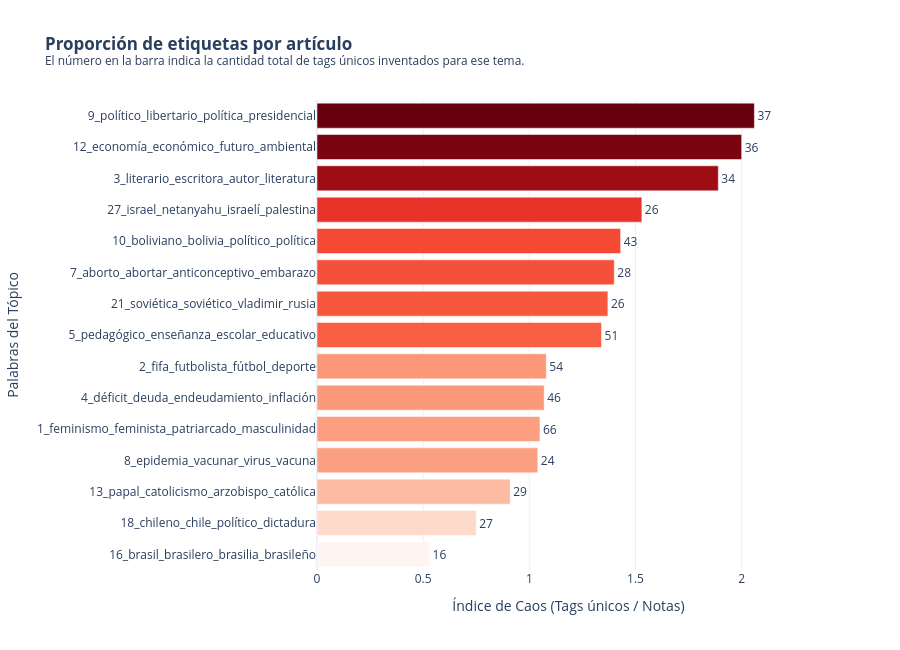

The notebook cell saved with this chart:
### Markdown cell above
Cruzemos las Notas vs la Cantidad de Tags Únicos. Y ademas calculemos un "Índice de Fragmentación" (cuántos tags se crean por cada nota) que sirva como una tercera dimensión (color): 

si la burbuja es roja, significa que los editores inventaron casi un tag nuevo por cada artículo de ese tema.

### Code cell
import plotly.express as px

MOSTRAR_POLITICA = False

# 1. Calculamos el ratio de fragmentación sobre solapamiento
solapamiento["ratio_fragmentacion"] = (solapamiento["tags_unicos_usados"] / solapamiento["notas_con_tag"]).round(2)

# 2. Filtramos tópicos con volumen suficiente y aplicamos la flag para el Tópico 0
df_ranking = solapamiento[solapamiento["notas_con_tag"] >= 15].copy()

if not MOSTRAR_POLITICA:
    df_ranking = df_ranking[df_ranking["topic"] != 0]

# 3. Ordenamos por ratio de fragmentación (ascendente para que el peor quede arriba en barras horizontales)
df_ranking = df_ranking.sort_values("ratio_fragmentacion", ascending=True).tail(15)

# 4. Bar Chart Horizontal
fig_ranking = px.bar(
    df_ranking,
    x="ratio_fragmentacion",
    y="topic_name",
    orientation="h",
    color="ratio_fragmentacion",
    color_continuous_scale="Reds",
    text="tags_unicos_usados",
    hover_data={
        "topic": True,
        "notas_con_tag": True,
        "tags_unicos_usados": True,
        "ratio_fragmentacion": False,
        "ejemplos_tags": True,
    },
    title="<b>Proporción de etiquetas por artículo</b><br><sup>El número en la barra indica la cantidad total de tags únicos inventados para ese tema.</sup>",
    labels={
        "ratio_fragmentacion": "Índice de Caos (Tags únicos / Notas)",
        "topic_name": "Palabras del Tópico",
    },
    height=650,
    template="plotly_white",
)

# Ajustes de visualización y margen
fig_ranking.update_traces(textposition="outside")
fig_ranking.update_layout(
    xaxis_range=[0, df_ranking["ratio_fragmentacion"].max() * 1.15],
    coloraxis_showscale=False,
)

# 5. Exportar y mostrar
fig_ranking.write_html(OUTPUT_DIR / "05_ranking_caos_etiquetas.html")
fig_ranking.show()

### Figure 1 — Plotly figure (JSON) as saved in the notebook; plotly's stock layout.template omitted (floating-point values rounded to 4 significant figures)
{"data": [{"customdata": [[16, 30, 16, "Brasil | Dilma Rousseff | Internacional | Mundial de fútbol | Fútbol"], [18, 36, 27, "Diego Maradona | Chile | Estallido en Chile | Internacional | Convención Constituyente"], [13, 32, 29, "Papa Francisco | Rossana Reguillo | Catolicismo | Paraguay | Religión"], [8, 23, 24, "Rosariocronica | Rosario | Covid-19 | Escuela IDAES | UNSAM"], [1, 63, 66, "#NiUnaMenos | LGBTIQ+ | Orgullo | Memoria trans | 8M: Paro internacional y plurinacional de mujeres y disidencias"], [4, 43, 46, "Fondos buitre | Movimientos sociales | Violencia policial | Escuela IDAES | UNSAM"], [2, 50, 54, "Perfil político | Barras bravas | Boca Juniors | Fútbol | Alejandro Sabella"], [5, 38, 51, "Encuentro Anfibio | Feria del Libro | Día del Padre | Escuela IDAES | UNSAM"], [21, 19, 26, "Internacional | Rusia | Barras bravas | Fútbol | Mundial de fútbol"], [7, 20, 28, "Aborto Legal | LGBTIQ+ | Memoria trans | Orgullo | Rosario"], [10, 30, 43, "Catolicismo | Papa Francisco | Paraguay | Religion | Internacional"], [27, 17, 26, "Internacional | Israel | Palestina | 24M: Día de la memoria por la verdad y la justicia | Derechos Humanos"], [3, 18, 34, "Feria del Libro | Paco Ignacio Taibo II | Rodolfo Walsh | marta dillon | Chile"], [12, 18, 36, "Rosariocronica | Brasil | Incendios | Internacional | Cortes de luz"], [9, 18, 37, "Elecciones legislativas 2021 | Javier Milei | La Libertad Avanza | Liberalismo | Perfil político"]], "hovertemplate": "Palabras del Tópico=%{y}<br>tags_unicos_usados=%{customdata[2]}<br>topic=%{customdata[0]}<br>notas_con_tag=%{customdata[1]}<br>ejemplos_tags=%{customdata[3]}<extra></extra>", "legendgroup": "", "marker": {"color": [0.53, 0.75, 0.91, 1.04, 1.05, 1.07, 1.08, 1.34, 1.37, 1.4, 1.43, 1.53, 1.89, 2.0, 2.06], "coloraxis": "coloraxis", "pattern": {"shape": ""}}, "name": "", "orientation": "h", "showlegend": false, "text": [16.0, 27.0, 29.0, 24.0, 66.0, 46.0, 54.0, 51.0, 26.0, 28.0, 43.0, 26.0, 34.0, 36.0, 37.0], "textposition": "outside", "type": "bar", "x": [0.53, 0.75, 0.91, 1.04, 1.05, 1.07, 1.08, 1.34, 1.37, 1.4, 1.43, 1.53, 1.89, 2.0, 2.06], "xaxis": "x", "y": ["16_brasil_brasilero_brasilia_brasileño", "18_chileno_chile_político_dictadura", "13_papal_catolicismo_arzobispo_católica", "8_epidemia_vacunar_virus_vacuna", "1_feminismo_feminista_patriarcado_masculinidad", "4_déficit_deuda_endeudamiento_inflación", "2_fifa_futbolista_fútbol_deporte", "5_pedagógico_enseñanza_escolar_educativo", "21_soviética_soviético_vladimir_rusia", "7_aborto_abortar_anticonceptivo_embarazo", "10_boliviano_bolivia_político_política", "27_israel_netanyahu_israelí_palestina", "3_literario_escritora_autor_literatura", "12_economía_económico_futuro_ambiental", "9_político_libertario_política_presidencial"], "yaxis": "y"}], "layout": {"barmode": "relative", "coloraxis": {"autocolorscale": false, "colorbar": {"title": {"text": "Índice de Caos (Tags únicos / Notas)"}}, "colorscale": [[0, "rgb(255,245,240)"], [0.125, "rgb(254,224,210)"], [0.25, "rgb(252,187,161)"], [0.375, "rgb(252,146,114)"], [0.5, "rgb(251,106,74)"], [0.625, "rgb(239,59,44)"], [0.75, "rgb(203,24,29)"], [0.875, "rgb(165,15,21)"], [1, "rgb(103,0,13)"]], "showscale": false}, "height": 650, "legend": {"tracegroupgap": 0}, "title": {"text": "<b>Proporción de etiquetas por artículo</b><br><sup>El número en la barra indica la cantidad total de tags únicos inventados para ese tema.</sup>"}, "xaxis": {"anchor": "y", "domain": [0, 1], "range": [0, 2.369], "title": {"text": "Índice de Caos (Tags únicos / Notas)"}}, "yaxis": {"anchor": "x", "domain": [0, 1], "title": {"text": "Palabras del Tópico"}}}}
